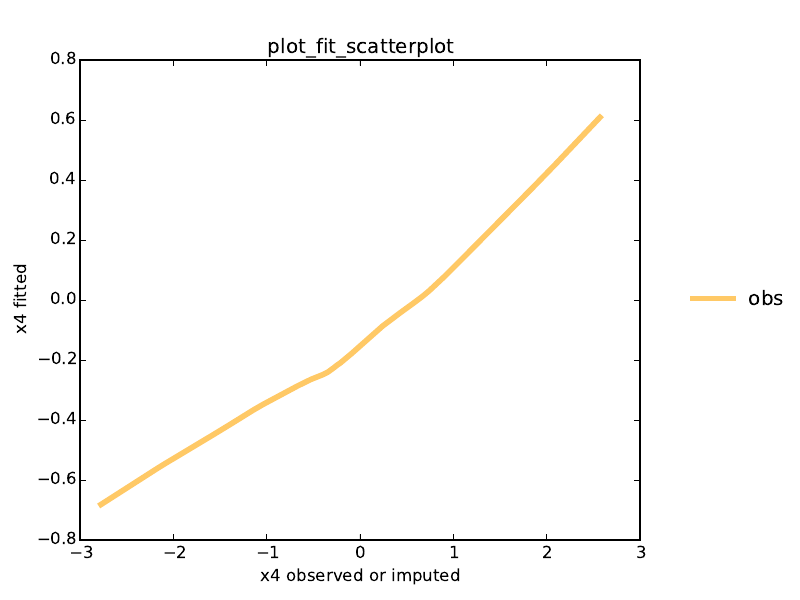

This chart was generated by the following Python code:
import numpy as np
import pandas as pd
from statsmodels.sandbox.mice import mice
import statsmodels.api as sm
from numpy.testing import assert_equal, assert_allclose, dec

try:
    import matplotlib.pyplot as plt  #makes plt available for test functions
    have_matplotlib = True
except:
    have_matplotlib = False

pdf_output = False


if pdf_output:
    from matplotlib.backends.backend_pdf import PdfPages
    pdf = PdfPages("test_mice.pdf")
else:
    pdf = None


def close_or_save(pdf, fig):
    if not have_matplotlib:
        return
    if pdf_output:
        pdf.savefig(fig)
    plt.close(fig)


def teardown_module():
    plt.close('all')
    if pdf_output:
        pdf.close()


def gendat():
    """
    Create a data set with missing values.
    """

    np.random.seed(34243)

    n = 200
    p = 5

    exog = np.random.normal(size=(n, p))
    exog[:, 0] = exog[:, 1] - exog[:, 2] + 2*exog[:, 4]
    exog[:, 0] += np.random.normal(size=n)
    exog[:, 2] = 1*(exog[:, 2] > 0)

    endog = exog.sum(1) + np.random.normal(size=n)

    df = pd.DataFrame(exog)
    df.columns = ["x%d" % k for k in range(1, p+1)]

    df["y"] = endog

    df.x1[0:60] = np.nan
    df.x2[0:40] = np.nan
    df.x3[10:30:2] = np.nan
    df.x4[20:50:3] = np.nan
    df.x5[40:45] = np.nan
    df.y[30:100:2] = np.nan

    return df


class Test_MICEData(object):

    def test_default(self):
        """
        Test with all defaults.
        """

        df = gendat()
        orig = df.copy()
        mx = pd.notnull(df)
        imp_data = mice.MICEData(df)
        nrow, ncol = df.shape

        assert_allclose(imp_data.ix_miss['x1'], np.arange(60))
        assert_allclose(imp_data.ix_obs['x1'], np.arange(60, 200))
        assert_allclose(imp_data.ix_miss['x2'], np.arange(40))
        assert_allclose(imp_data.ix_miss['x3'], np.arange(10, 30, 2))
        assert_allclose(imp_data.ix_obs['x3'],
                        np.concatenate((np.arange(10),
                                        np.arange(11, 30, 2),
                                        np.arange(30, 200))))

        for k in range(3):
            imp_data.update_all()
            assert_equal(imp_data.data.shape[0], nrow)
            assert_equal(imp_data.data.shape[1], ncol)
            assert_allclose(orig[mx], imp_data.data[mx])

        fml = 'x1 ~ x2 + x3 + x4 + x5 + y'
        assert_equal(imp_data.conditional_formula['x1'], fml)

        assert_equal(imp_data._cycle_order, ['x5', 'x3', 'x4', 'y', 'x2', 'x1'])

        # Should make a copy
        assert(not (df is imp_data.data))

        (endog_obs, exog_obs, exog_miss,
         predict_obs_kwds, predict_miss_kwds) = imp_data.get_split_data('x3')
        assert_equal(len(endog_obs), 190)
        assert_equal(exog_obs.shape, [190, 6])
        assert_equal(exog_miss.shape, [10, 6])


    def test_iterator(self):
        """
        Test using the class as an iterator.
        """

        df = gendat()
        imp_data = mice.MICEData(df)

        j = 0
        all_x = []
        for x in imp_data:
            if j == 2:
                break
            assert(isinstance(x, pd.DataFrame))
            assert_equal(df.shape, x.shape)
            all_x.append(x)
            j += 1

        # The returned dataframes are all the same object
        assert(all_x[0] is all_x[1])


    def test_pertmeth(self):
        """
        Test with specified perturbation method.
        """

        df = gendat()
        orig = df.copy()
        mx = pd.notnull(df)
        nrow, ncol = df.shape

        for pert_meth in "gaussian", "boot":

            imp_data = mice.MICEData(df,
                                     perturbation_method=pert_meth)

            for k in range(2):
                imp_data.update_all()
                assert_equal(imp_data.data.shape[0], nrow)
                assert_equal(imp_data.data.shape[1], ncol)
                assert_allclose(orig[mx], imp_data.data[mx])

        assert_equal(imp_data._cycle_order, ['x5', 'x3', 'x4', 'y', 'x2', 'x1'])


    def test_phreg(self):

        np.random.seed(8742)
        n = 300
        x1 = np.random.normal(size=n)
        x2 = np.random.normal(size=n)
        event_time = np.random.exponential(size=n) * np.exp(x1)
        obs_time = np.random.exponential(size=n)
        time = np.where(event_time < obs_time, event_time, obs_time)
        status = np.where(time == event_time, 1, 0)
        df = pd.DataFrame({"time": time, "status": status, "x1": x1, "x2": x2})
        df.time.iloc[10:40] = np.nan
        df.status.iloc[10:40] = np.nan
        df.x1.iloc[30:50] = np.nan
        df.x2.iloc[40:60] = np.nan

        from statsmodels.duration.hazard_regression import PHReg

        idata = mice.MICEData(df)
        idata.set_imputer("time", "0 + x1 + x2", model_class=PHReg, init_kwds={"status": mice.PatsyFormula("status")})

        x = next(idata)


    def test_set_imputer(self):
        """
        Test with specified perturbation method.
        """

        from statsmodels.regression.linear_model import RegressionResultsWrapper
        from statsmodels.genmod.generalized_linear_model import GLMResultsWrapper

        df = gendat()
        orig = df.copy()
        mx = pd.notnull(df)
        nrow, ncol = df.shape

        imp_data = mice.MICEData(df)
        imp_data.set_imputer('x1', 'x3 + x4 + x3*x4')
        imp_data.set_imputer('x2', 'x4 + I(x5**2)')
        imp_data.set_imputer('x3', model_class=sm.GLM,
                             init_kwds={"family": sm.families.Binomial()})

        imp_data.update_all()
        assert_equal(imp_data.data.shape[0], nrow)
        assert_equal(imp_data.data.shape[1], ncol)
        assert_allclose(orig[mx], imp_data.data[mx])
        for j in range(1, 6):
            if j == 3:
                assert_equal(isinstance(imp_data.models['x3'], sm.GLM), True)
                assert_equal(isinstance(imp_data.models['x3'].family, sm.families.Binomial), True)
                assert_equal(isinstance(imp_data.results['x3'], GLMResultsWrapper), True)
            else:
                assert_equal(isinstance(imp_data.models['x%d' % j], sm.OLS), True)
                assert_equal(isinstance(imp_data.results['x%d' % j], RegressionResultsWrapper), True)

        fml = 'x1 ~ x3 + x4 + x3*x4'
        assert_equal(imp_data.conditional_formula['x1'], fml)

        fml = 'x4 ~ x1 + x2 + x3 + x5 + y'
        assert_equal(imp_data.conditional_formula['x4'], fml)

        assert_equal(imp_data._cycle_order, ['x5', 'x3', 'x4', 'y', 'x2', 'x1'])


    @dec.skipif(not have_matplotlib)
    def test_plot_missing_pattern(self):

        df = gendat()
        imp_data = mice.MICEData(df)

        for row_order in "pattern", "raw":
            for hide_complete_rows in False, True:
                for color_row_patterns in False, True:
                    plt.clf()
                    fig = imp_data.plot_missing_pattern(row_order=row_order,
                                      hide_complete_rows=hide_complete_rows,
                                      color_row_patterns=color_row_patterns)
                    close_or_save(pdf, fig)


    @dec.skipif(not have_matplotlib)
    def test_bivariate_scatterplot(self):

        df = gendat()
        imp_data = mice.MICEData(df)
        imp_data.update_all()

        plt.clf()
        for plot_points in False, True:
            fig = imp_data.bivariate_scatterplot('x2', 'x4', plot_points=plot_points)
            fig.get_axes()[0].set_title('bivariate_scatterplot')
            close_or_save(pdf, fig)


    @dec.skipif(not have_matplotlib)
    def test_fit_scatterplot(self):

        df = gendat()
        imp_data = mice.MICEData(df)
        imp_data.update_all()

        plt.clf()
        for plot_points in False, True:
            fig = imp_data.fit_scatterplot('x4', plot_points=plot_points)
            fig.get_axes()[0].set_title('fit_scatterplot')
            close_or_save(pdf, fig)



class Test_MICE(object):


    def test_MICE(self):

        df = gendat()
        imp_data = mice.MICEData(df)
        mi = mice.MICE("y ~ x1 + x2 + x1:x2", sm.OLS, imp_data)
        result = mi.fit(1, 3)

        assert(issubclass(result.__class__, mice.MICEResults))


    def test_MICE_iterator_1(self):

        df = gendat()
        imp_data = mice.MICEData(df)
        mi = mice.MICE("y ~ x1 + x2 + x1:x2", sm.OLS, imp_data)

        from statsmodels.regression.linear_model import RegressionResultsWrapper

        j = 0
        for x in mi:
            assert(issubclass(x.__class__, RegressionResultsWrapper))
            j += 1
            if j == 3:
                break


    def test_MICE_iterator_2(self):

        from statsmodels.genmod.generalized_linear_model import GLMResultsWrapper

        df = gendat()
        imp_data = mice.MICEData(df)
        mi = mice.MICE("x3 ~ x1 + x2", sm.GLM, imp_data,
                       init_kwds={"family": sm.families.Binomial()})

        j = 0
        for x in mi:
            assert(isinstance(x, GLMResultsWrapper))
            assert(isinstance(x.family, sm.families.Binomial))
            j += 1
            if j == 3:
                break


    def test_combine(self):

        np.random.seed(3897)
        x1 = np.random.normal(size=300)
        x2 = np.random.normal(size=300)
        y = x1 + x2 + np.random.normal(size=300)
        x1[0:100] = np.nan
        x2[250:] = np.nan
        df = pd.DataFrame({"x1": x1, "x2": x2, "y": y})
        idata = mice.MICEData(df)
        mi = mice.MICE("y ~ x1 + x2", sm.OLS, idata, n_skip=20)
        result = mi.fit(10, 20)

        fmi = np.asarray([0.24771511,  0.29129309,  0.24865246])
        assert_allclose(result.frac_miss_info, fmi, atol=1e-5)

        params = np.asarray([-0.05883389,  0.97487158,  1.00977228])
        assert_allclose(result.params, params, atol=1e-5)

        tvalues = np.asarray([ -0.88614249,  13.79467977,  14.30386482])
        assert_allclose(result.tvalues, tvalues, atol=1e-5)


if  __name__=="__main__":

    import nose

    nose.runmodule(argv=[__file__,'-vvs','-x','--pdb', '--pdb-failure'],
                   exit=False)
